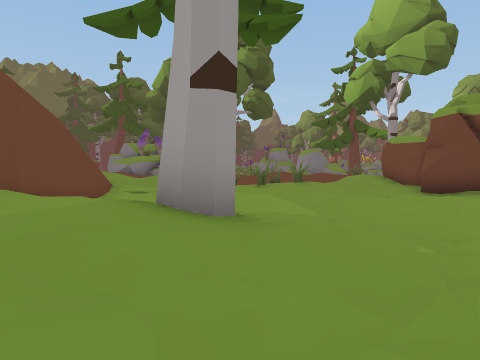
View 1 (above)

24 first-person views from a walk through a Unity game level. The camera is 1.4 m above the floor, tilts 2° down and sees 75° across. The floor is counted in squares, 2 m on a side. Each view is taken from the middle of a square. On the plan, view 1 faces up. The plan holds only what a view shows up to about 10 squares ahead; the rest is blank. The place goes on beyond the plan.

View 2
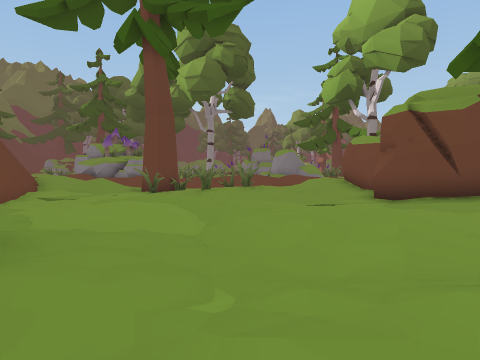

View 3
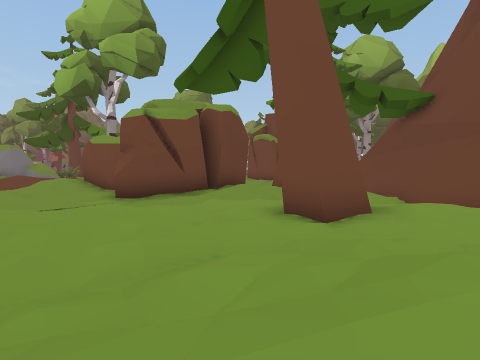

View 4
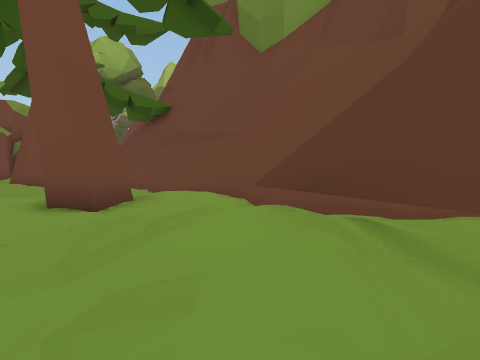

View 5
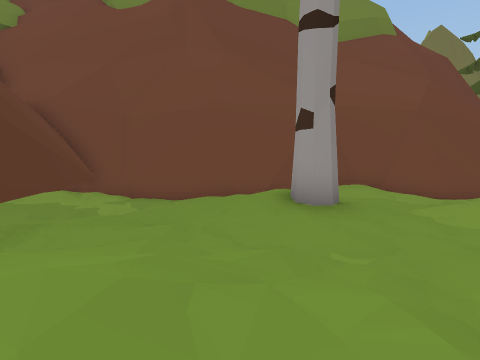

View 6
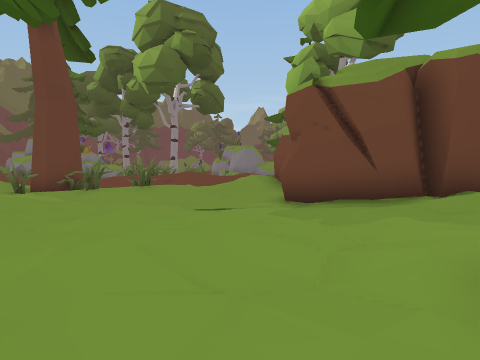

View 7
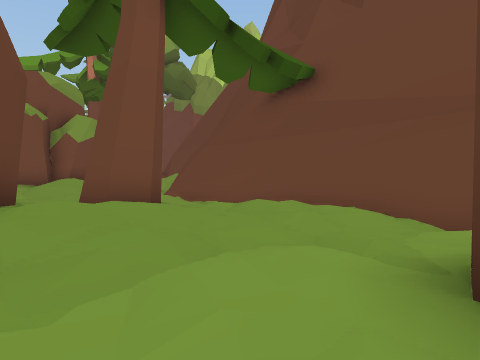

View 8
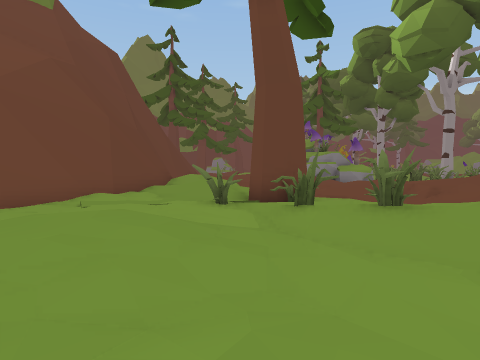

View 9
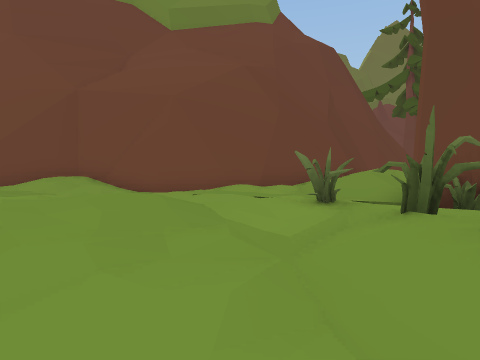

View 10
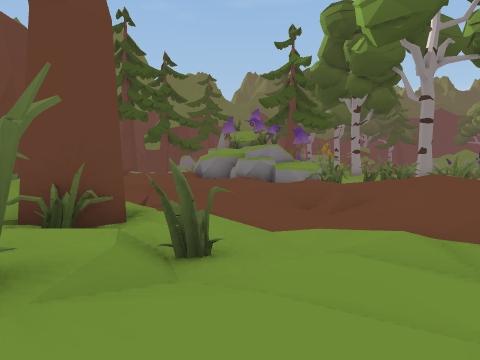

View 11
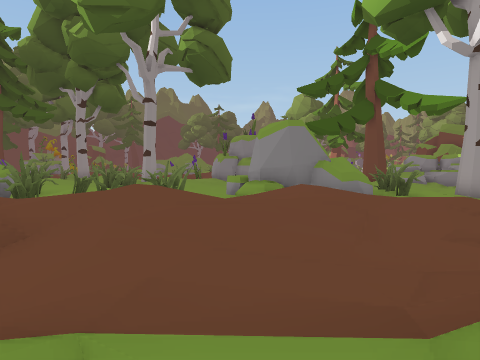

View 12
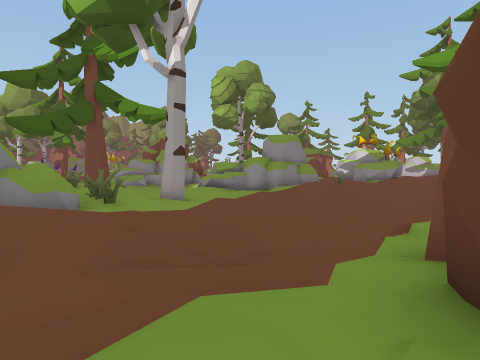

View 13
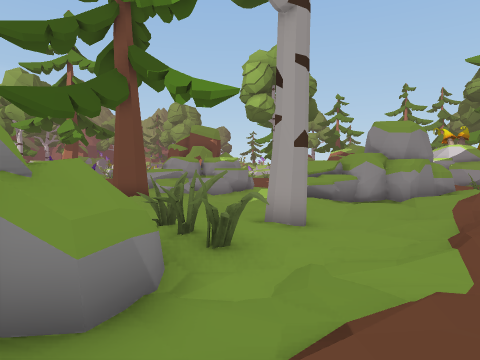

View 14
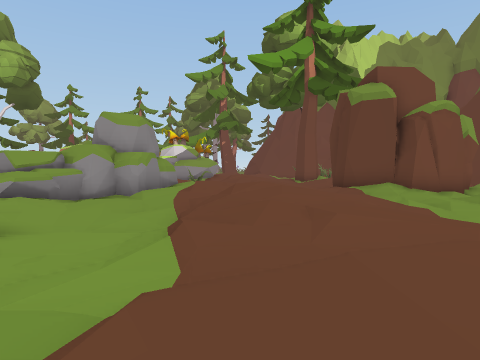

View 15
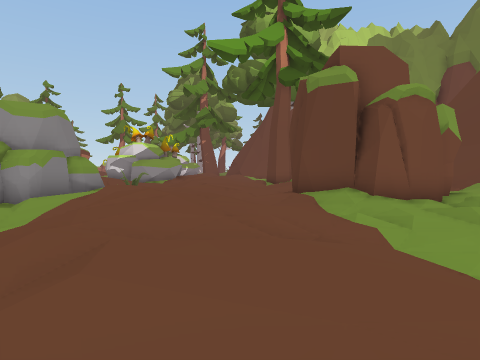

View 16
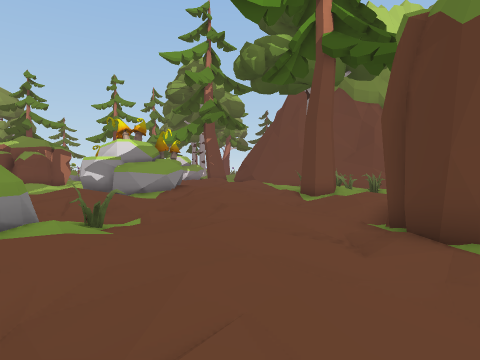

View 17
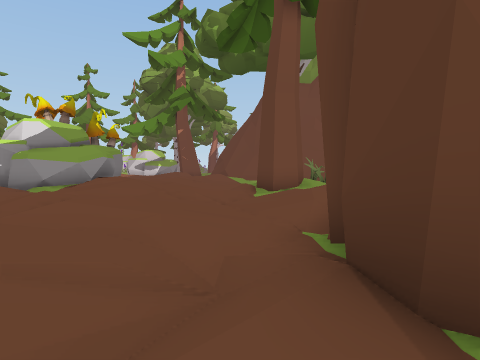

View 18
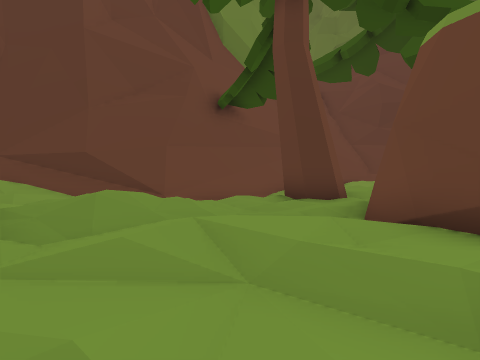

View 19
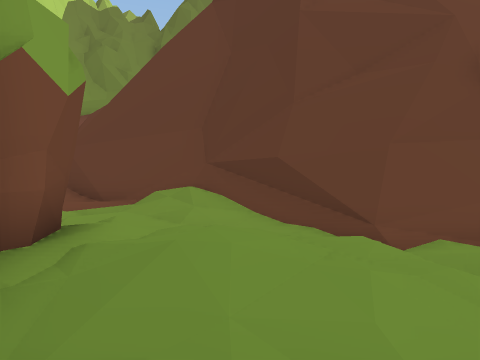

View 20
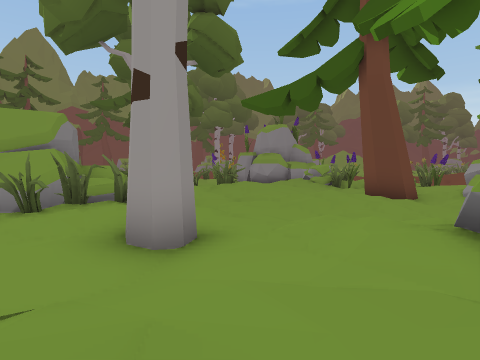

View 21
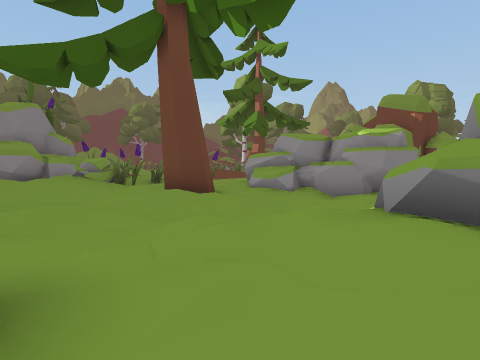

View 22
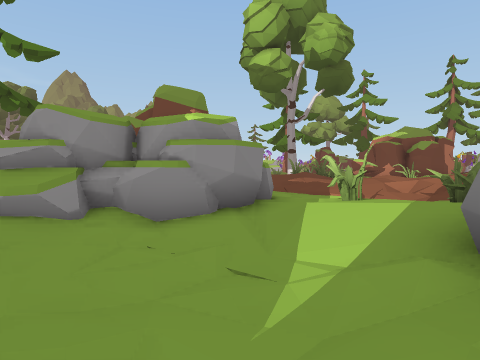

View 23
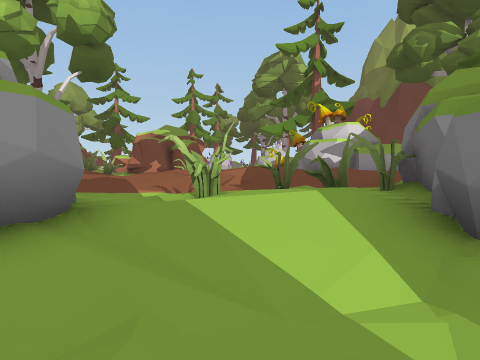

View 24
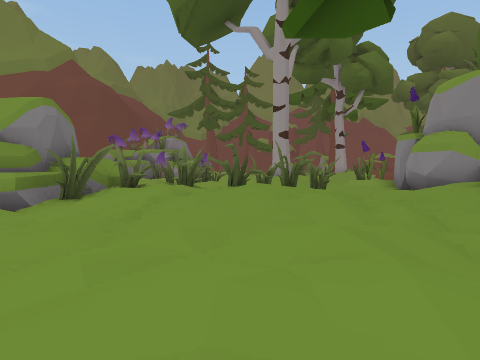

### Floor plan
Key: @ floor where view 1 was taken; # wall or solid block; x gap in a wall; . main floor; : floor 0.25 m higher than the main floor; - floor 0.25 m lower than the main floor; + floor 0.5 m higher than the main floor; _ floor 0.5 m lower than the main floor; * floor 0.75 m higher than the main floor; % floor 1 m higher than the main floor; / step, stairs or slope; = window, fence, low wall or low ledge; ^ raised ledge; O other object.
Columns run from 8 left of view 1 to 27 right of it. Each row starts with its distance up from view 1.
 33            ..///O#. -##     -:::
 32            ... :/.- #-^## ##-.++
 31              ##:.:-##_--###--.+**
 30             =##+++.:.-__-:# -./+*
 29                #+/.:./__.:x -./*
 28               #::....-_-.:###:+*%
 27               #+:..-_-/^####-::*+
 26               ##..---.:^####/::/
 25               #^^#.--.:^##    :+*
 24       #::   # ####:.--...#    :+* /#
 23      ####   ######.-_-../### :/++ :#
 22       ##==# :/..----_--.++++#.::: :#
 21        #### :+//.-.////:+*+:#+:+/
 20             :+*::::/+*%/+**+:+**%
 19         **%/+**++:+++*%**++*:++***
 18     ++ *+****++*+::++//+/:++:++/:+
 17    :// ++/:+:.://::::.::..:..:...:::
 16    +/.:::..::.+/.../--.../###.:++:.#
 15   %+ ...---../*::# //_-./##    ++ :#
 14 ##%* / #---.:/*###  //-/:##
 13  ##  //##.//.:+#   #./::.##
 12   ##+:..###:...    ##/.:/:##
 11    #:..#.-..--.    ##-.++::/..:
 10    ##....-----######..-::/../.:##
  9    ##...::.----.###....-/-////##
  8    ##..:::...--./*+:#..-#######
  7    ##..::.......:::.._/##
  6    #+..::...::....::.=##
  5    #+::....::.....::/##
  4    ##::+:.-....##..=##
  3     # +*+:-...-.::###
  2     # ++:..:::..:###
  1     #..:..:+*+^.###
  0    ##---@..######
 -1    #.--#####
 -2    #.###
 -3    ###

Positions as (right, up) in squares from view 1, and headings:
1: (0, 0), facing up
2: (2, 1), facing up
3: (2, 1), facing up-right
4: (1, 1), facing right
5: (5, 2), facing left
6: (5, 3), facing up
7: (6, 6), facing right
8: (4, 7), facing up-left
9: (4, 10), facing left
10: (4, 12), facing up-left
11: (4, 14), facing up
12: (5, 14), facing up-right
13: (6, 20), facing up-right
14: (7, 20), facing right
15: (9, 18), facing right
16: (14, 19), facing right
17: (17, 17), facing right
18: (14, 16), facing down
19: (14, 13), facing down-right
20: (15, 22), facing up-left
21: (13, 23), facing up
22: (13, 27), facing up-right
23: (14, 29), facing right
24: (13, 29), facing left
